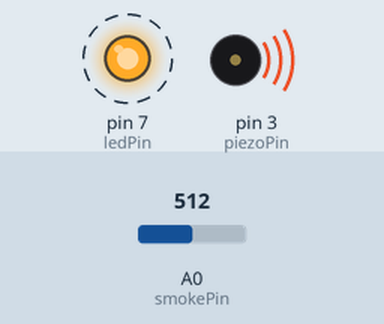
The sketch below on a simulated Arduino Uno, built with avr-gcc and run on an emulated ATmega328P. Shown: output pins drawn as LEDs (lit = HIGH), buzzer (waves = sounding, pin HIGH). Dashed ring = blinking. Inputs (shaded band) come from the test bench; at power-on: A0 (smokePin) = 512.

Above: at 1.0 s.
1.7 s: A0 (smokePin) set to 375
At 2.2 s:
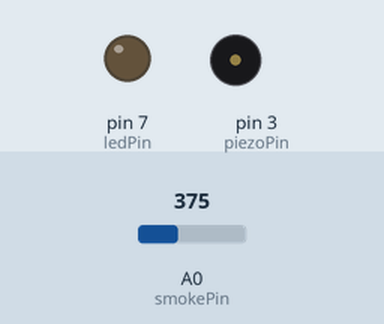
5.2 s: A0 (smokePin) set to 395
6.7 s: A0 (smokePin) set to 1023
At 7.4 s:
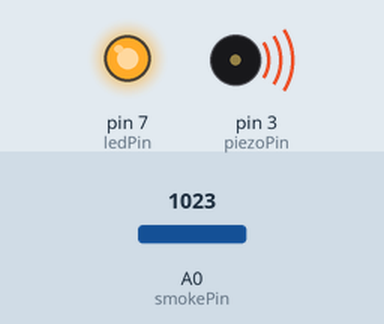
Timing chart, 0 to 16.3 s (numbered marks = the images above; inputs shaded):
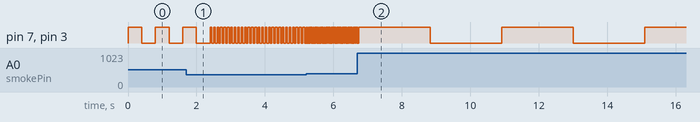

Measured:
- after the input at 5.2 s, pin 7 (ledPin), pin 3 (piezoPin): alternates HIGH for 0.02 s and LOW for 0.02 s, starting after 0.05 s
- by itself, pin 7 (ledPin), pin 3 (piezoPin): repeats every 0.10 s: HIGH 0.05 s, LOW 0.05 s

The sketch:

32IV-3_Gas-piezo.ino
```cpp
int MIN_VALUE=85;
int MAX_VALUE=385;

int smokePin=A0;
int ledPin=7;
int piezoPin=3;

void setup()
{
  pinMode(smokePin, INPUT);
  pinMode(ledPin, OUTPUT);
  pinMode(piezoPin, OUTPUT);
}

void loop()
{
  int smokeValue = analogRead(smokePin);
  int convertedValue = map(smokeValue, MIN_VALUE, MAX_VALUE, 1, 100);
  int delayTime=map(convertedValue, 100, 1, 1, 100);
  delayTime=abs(-delayTime*10);
  digitalWrite(ledPin, HIGH);
  digitalWrite(piezoPin, HIGH);
  delay(delayTime);
  digitalWrite(ledPin, LOW);
  digitalWrite(piezoPin, LOW);
  delay(delayTime);
}
```
